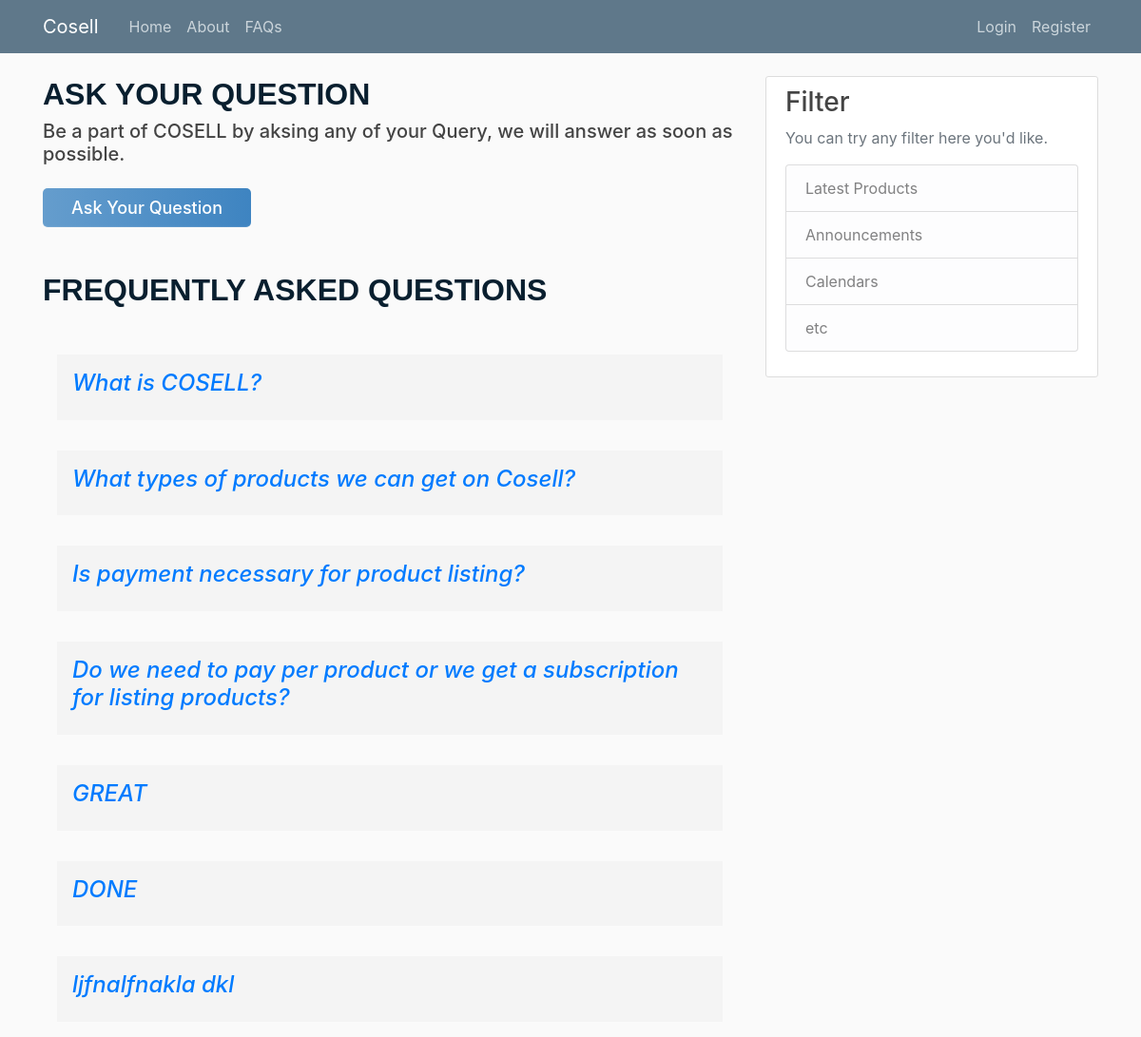
Page /faq on the committed database.
### CosellApp/models.py (models this page shows, shortened)
class FAQ(models.Model):
    Id = models.AutoField(primary_key=True)
    UserName = models.ForeignKey(User, on_delete=models.CASCADE)
    DateTime = models.DateTimeField(default=timezone.now)
    Query = models.TextField(max_length=200)
    Answer = models.TextField(max_length=200, blank=True)

### CosellApp/views.py (the view)
# urls.py: path('faq', views.faq, name='faq'),
def faq(request):
    faqs = FAQ.objects.all()
    context = {
        'faqs': faqs,
    }
    return render(request, 'faq.html', context)

### templates/faq.html (shortened to what this page needs)
{% extends 'base.html' %}
{% block content %}
<h2> Ask Your Question </h2>
<div class="center">
  <h5>Be a part of COSELL by aksing any of your Query, we will answer as soon as possible.<h5><br>
  <a class="btnSub" href="{% url 'faq_ask' %}" style="text-decoration: none">
    Ask Your Question
  </a>
</div>
<br> <br>
<h2>Frequently Asked Questions </h2> <br>
{% for faq in faqs %}
 <section class="accordion-section clearfix mt-3" aria-label="Question Accordions">
  <div class="container">
	  <div class="panel-group" id="accordion" role="tablist" aria-multiselectable="true">
		<div class="panel panel-default">
		  <div class="panel-heading p-3 mb-3" role="tab" id="heading0">
			<h3 class="panel-title">
			  <a class="collapsed" role="button" title="" data-toggle="collapse" data-parent="#accordion" href="#collapse0" aria-expanded="true" aria-controls="collapse0">
				{{faq.Query}}
			  </a>
			</h3>
		  </div>
		</div>
  </div>
</section>
{% endfor %}
{% endblock content %}

### static/main.css (style rules this page uses)
body { background: #fafafa; color: #333333; margin-top: 5rem; }
h1, h2, h3, h4, h5, h6 { color: #444444; }

### templates/faq.html (style rules this page uses)
h2 { font-family: Arial, Verdana; font-weight: 600; font-size: 2.0rem; color: #091f2f; text-transform: uppercase; }
.accordion-section .panel-default > .panel-heading { border: 0; background: #f4f4f4; padding: 0; }
.accordion-section .panel-default .panel-title a { display: block; font-style: italic; font-size: 1.5rem; }
.accordion-section .panel-default .panel-title a:after { font-family: 'FontAwesome'; font-style: normal; font-size: 3rem; content: "\f106"; color: #1f7de2; float: right; margin-top: -12px; }
.accordion-section .panel-default .panel-title a.collapsed:after { content: "\f107"; }
.btnSub { padding: 10px 30px 10px 30px; color: #fff; background-color: #4bc970; font-size: 18px; text-align: center; font-style: normal; border-radius: 5px; width: 50%; border-width: 1px 1px 3px; box-shadow: 0 -1px 0 rgba(255, 255, 255, 0.1) inset; margin-bottom: 10px; background: -webkit-linear-gradient(to right, #659DCD 0%, #3E84C1 100%); background: -moz-linear-gradient(to right, #659DCD 0%, #3E84C1 100%); background: linear-gradient(to right, #659DCD 0%, #3E84C1 100%); }

### rows in the picture
FAQ: Query "What is COSELL?"
FAQ: Query "What types of products we can get on Cosell?"
FAQ: Query "Is payment necessary for product listing?"
FAQ: Query "Do we need to pay per product or we get a subscription for listing products?"
FAQ: Query "GREAT"
FAQ: Query "DONE"
FAQ: Query "ljfnalfnakla dkl"
